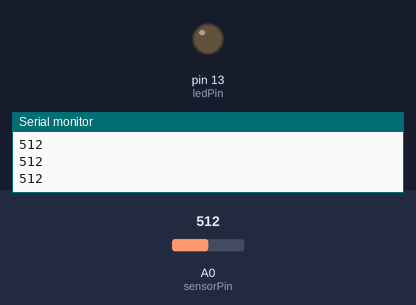
Bench run of a sketch on a simulated Arduino Uno, built with avr-gcc and run on an emulated ATmega328P. On the bench: output pins drawn as LEDs (lit = HIGH), the last lines printed to the serial monitor. The inputs (shaded band) are chosen by the test bench; at power-on: A0 (sensorPin) = 512.

Above: at 1.2 s.
1.3 s: A0 (sensorPin) set to 530
At 2.3 s:
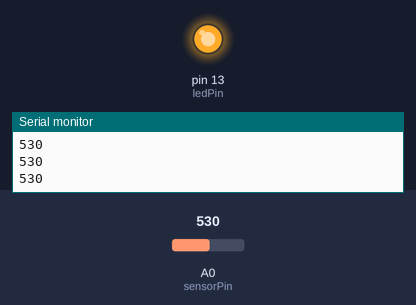
2.8 s: A0 (sensorPin) set to 511
At 3.6 s:
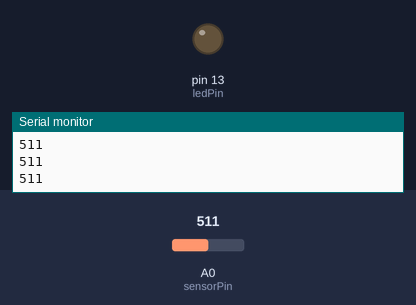
4.3 s: A0 (sensorPin) set to 716
At 4.9 s:
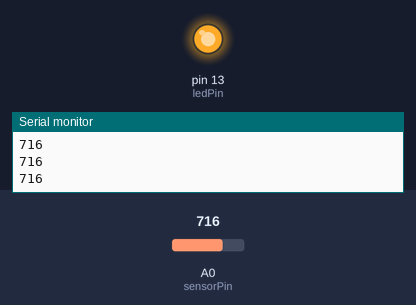
Timing chart, 0 to 7.3 s (numbered marks = the images above; inputs shaded):
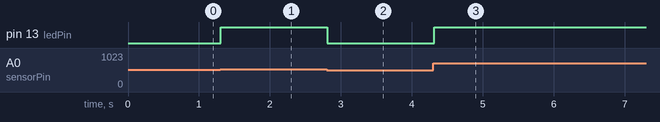

Measured:
- the behaviour switches between 520 and 521 on A0 (sensorPin) (found by bisection; images 0 and 1)
- after the input at 1.3 s, pin 13 (ledPin): LOW → HIGH at once
- after the input at 2.8 s, pin 13 (ledPin): HIGH → LOW at once
- after the input at 4.3 s, pin 13 (ledPin): LOW → HIGH at once

The sketch:

Hall_fmx.ino
```cpp
int  sensorPin  =  A0;     // select the input  pin for  the potentiometer
int  ledPin  =  13;   // select the pin for  the LED
int  sensorValue =  0;  // variable to  store  the value  coming  from  the sensor
int led2 = 0;

void setup()
{
pinMode(ledPin,OUTPUT);
Serial.begin(9600);
}
void loop(){
sensorValue =  analogRead(sensorPin);
if (sensorValue > 520 )
{
digitalWrite(ledPin,  HIGH);
}
else
{
digitalWrite(ledPin,  LOW);
}

delay(100);
Serial.println(sensorValue);
}
```
